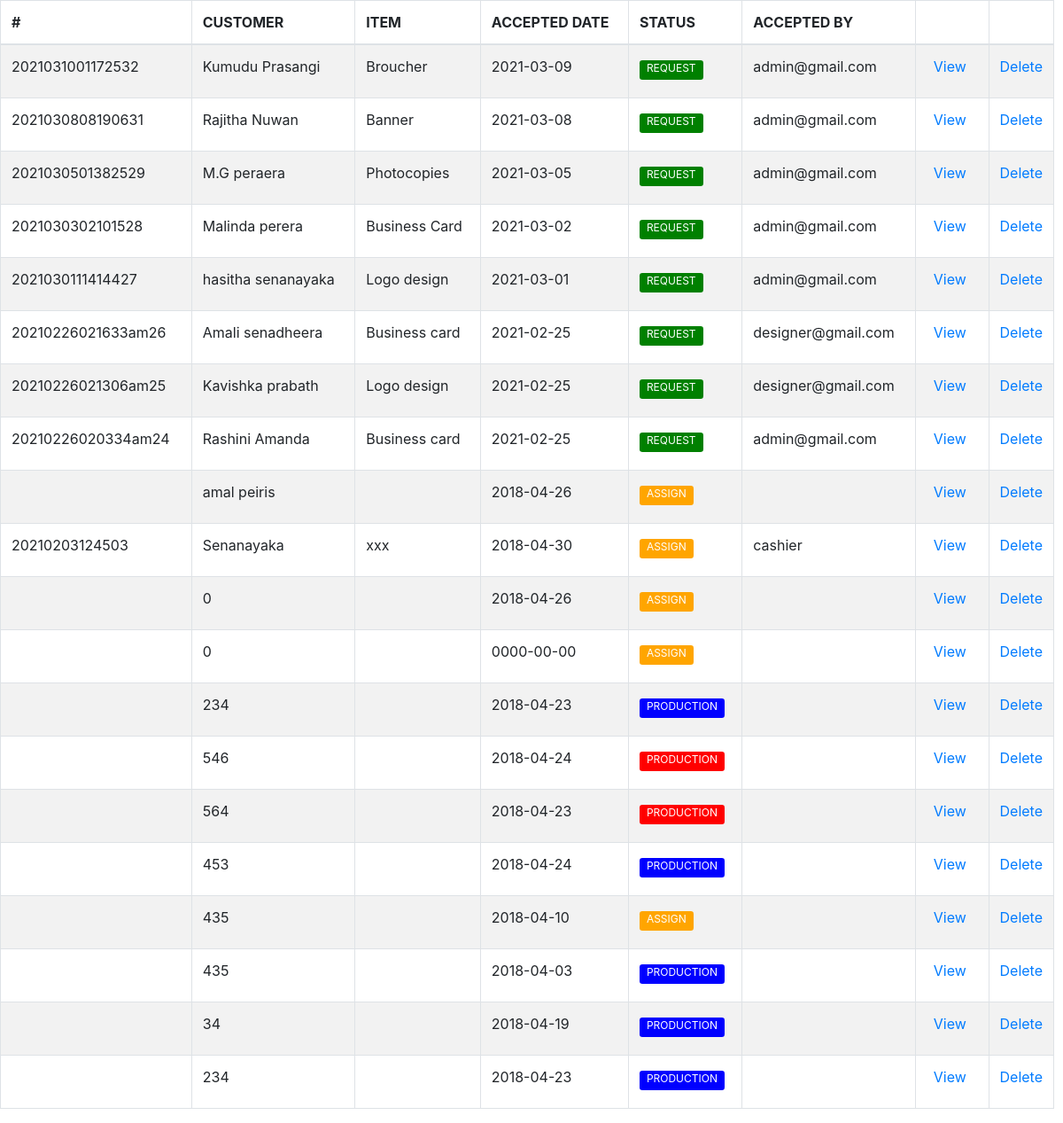
Page /tables/jobs_table.php (signed in) on the earlier database version.
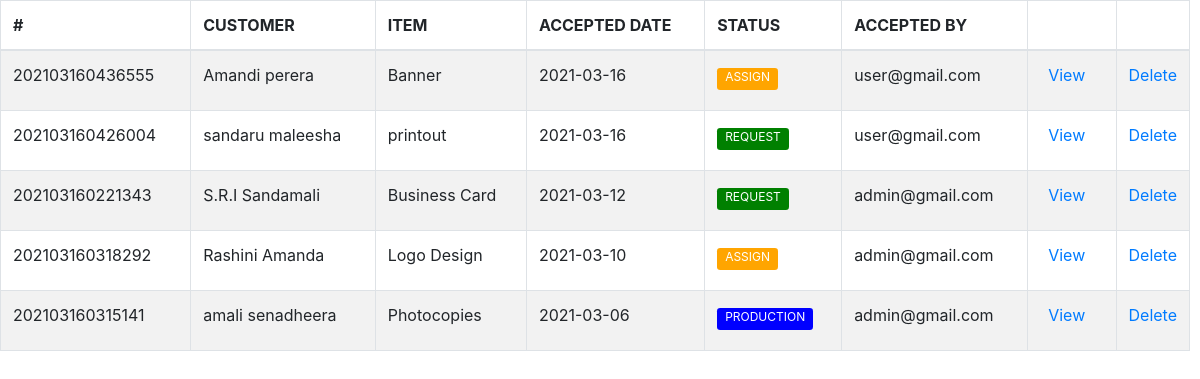
Same page on the later database version.
### tables this page shows
CREATE TABLE `jobs` (
  `id` int(11) NOT NULL,
  `job_no` varchar(100) NOT NULL,
  `customer` varchar(400) NOT NULL,
  `channel` varchar(100) NOT NULL,
  `job_type` varchar(100) NOT NULL,
  `product` varchar(100) NOT NULL,
  `category` varchar(100) NOT NULL,
  `material` varchar(64) NOT NULL,
  `size` varchar(50) NOT NULL,
  `bind` varchar(50) NOT NULL,
  `colour` text NOT NULL,
  `user_description` varchar(250) NOT NULL,
  `date` date NOT NULL,
  `quantity` decimal(10,2) NOT NULL,
  `budget` decimal(10,2) NOT NULL,
  `discount` decimal(10,2) NOT NULL,
  `discounted` decimal(10,2) NOT NULL,
  `ad_pay_amount` decimal(10,2) NOT NULL,
  `rest` decimal(10,2) NOT NULL,
  `admin_description` varchar(250) NOT NULL,
  `state` enum('request','design','production','reject','QA','complete','dispatch') NOT NULL,
  `accepted_by` varchar(100) NOT NULL,
  `checked_by` varchar(100) NOT NULL,
  `failed_reason` varchar(255) NOT NULL,
  `cash` decimal(10,2) NOT NULL,
  `change_amt` decimal(10,2) NOT NULL,
  `payment` decimal(10,2) NOT NULL,
  `dispatch_day` varchar(100) NOT NULL,
  `dispatch_year` varchar(10) NOT NULL,
  `dispatch_month` varchar(10) NOT NULL,
  `dispatched_by` varchar(150) NOT NULL
);

### tables/jobs_table.php (the view, shortened to what this page needs)
<!DOCTYPE html>
<html>
<head>
</head>
<body>
      <?php
      require '../include/config.php';
      if(isset($_POST["query"]))
      {
         $search =$_POST["query"];
         $query = "SELECT * FROM jobs WHERE job_no LIKE '%".$search."%' ";
      }
      else
      {
      $query = "SELECT * FROM jobs ORDER BY id DESC";
      }
      $result = mysqli_query($conn ,$query);
      if(mysqli_num_rows($result)>0)
      {
      ?>
 <div class="tablealign">
 <?php include('../include/head.php'); ?>
  <table id="example" class="table table-striped table-bordered" style="width:100%">
   <thead>
    <tr>
     <th>#</th>
     <th>CUSTOMER</th>
     <th>ITEM</th>
     <th>ACCEPTED DATE</th>
     <th>STATUS</th>
     <th>ACCEPTED BY</th>
     <th></th>
     <th></th>
    </tr>
   </thead>
   <tbody>
   <?php
   while($row = mysqli_fetch_array($result))
   {
    echo '
    <tr>
     <td>'.$row["job_no"].'</td>
     <td>'.$row["customer"].'</td>
     <td>'.$row["product"].'</td>
     <td>'.$row["date"].'</td>';
     if($row["state"]=="request"){
        echo
        '<td> <label class="btn-sm" style="background-color:green; border: 0px; color: #ffffff; font-size: 12px; padding-top: 0px;">'."REQUEST".'</label></td>';
     }else if($row["state"]=="design" || $row["state"]=="production" || $row["state"]=="QA"){
        echo
        '<td> <label class="btn-sm" style="background-color:orange; border: 0px; color: #ffffff; font-size: 12px; padding-top: 0px;">'."ASSIGN".'</label></td>';
     }else if($row["state"]=="dispatch"){
        echo
        '<td> <label class="btn-sm" style="background-color:red; border: 0px; color: #ffffff; font-size: 12px; padding-top: 0px;">'."PRODUCTION".'</label></td>';
     }else if($row["state"]=="complete"){
        echo
        '<td> <label class="btn-sm" style="background-color:blue; border: 0px; color: #ffffff; font-size: 12px; padding-top: 0px;">'."PRODUCTION".'</label></td>';
     }else if($row["state"]=="reject"){
        echo
        '<td> <label class="btn-sm" style="background-color:gray; border: 0px; color: #ffffff; font-size: 12px; padding-top: 0px;">'."REJECT".'</label></td>';
     }
    echo '
     <td>'.$row["accepted_by"].'</td>
      <td><button type="button"  id="' .$row["id"].'" name="'.$row["id"].'" class="btn btn-primary btn-sm view_data" data-toggle="modal" data-target="#myModaljobs" style="background-color: transparent; border: 0px; color: #007bff; font-size: 16px; padding-top: 0px;">View</button></td>
     <td style="width: 5%;"><a href="../controller/jobs_controller?j_delete_id='.$row["id"].'" onclick="confirmation(event)">Delete</a></td>
    </tr>
     ';
   }
   ?>
   </tbody>
  </table>
</div>
   <?php
  }
  else
  {
   echo 'Data Not Found';
  }
  ?>
  </body>
  </html>

Differences in the rows shown:
removed jobs: job_no "2021031001172532", customer "Kumudu Prasangi", product "Broucher", date "2021-03-09", state "REQUEST", accepted_by "admin@gmail.com"
removed jobs: job_no "2021030808190631", customer "Rajitha Nuwan", product "Banner", date "2021-03-08", state "REQUEST", accepted_by "admin@gmail.com"
removed jobs: job_no "2021030501382529", customer "M.G peraera", product "Photocopies", date "2021-03-05", state "REQUEST", accepted_by "admin@gmail.com"
removed jobs: job_no "2021030302101528", customer "Malinda perera", product "Business Card", date "2021-03-02", state "REQUEST", accepted_by "admin@gmail.com"
removed jobs: job_no "2021030111414427", customer "hasitha senanayaka", product "Logo design", date "2021-03-01", state "REQUEST", accepted_by "admin@gmail.com"
removed jobs: job_no "20210226021633am26", customer "Amali senadheera", product "Business card", date "2021-02-25", state "REQUEST", accepted_by "designer@gmail.com"
removed jobs: job_no "20210226021306am25", customer "Kavishka prabath", product "Logo design", date "2021-02-25", state "REQUEST", accepted_by "designer@gmail.com"
removed jobs: job_no "20210226020334am24", customer "Rashini Amanda", product "Business card", date "2021-02-25", state "REQUEST", accepted_by "admin@gmail.com"
removed jobs: customer "amal peiris", date "2018-04-26", state "ASSIGN"
removed jobs: job_no "20210203124503", customer "Senanayaka", product "xxx", date "2018-04-30", state "ASSIGN", accepted_by "cashier"
removed jobs: customer "0", date "2018-04-26", state "ASSIGN"
removed jobs: customer "0", date "0000-00-00", state "ASSIGN"
removed jobs: customer "234", date "2018-04-23", state "PRODUCTION"
removed jobs: customer "546", date "2018-04-24", state "PRODUCTION"
removed jobs: customer "564", date "2018-04-23", state "PRODUCTION"
removed jobs: customer "453", date "2018-04-24", state "PRODUCTION"
removed jobs: customer "435", date "2018-04-10", state "ASSIGN"
removed jobs: customer "435", date "2018-04-03", state "PRODUCTION"
removed jobs: customer "34", date "2018-04-19", state "PRODUCTION"
removed jobs: customer "234", date "2018-04-23", state "PRODUCTION"
added jobs: job_no "202103160436555", customer "Amandi perera", product "Banner", date "2021-03-16", state "ASSIGN", accepted_by "user@gmail.com"
added jobs: job_no "202103160426004", customer "sandaru maleesha", product "printout", date "2021-03-16", state "REQUEST", accepted_by "user@gmail.com"
added jobs: job_no "202103160221343", customer "S.R.I Sandamali", product "Business Card", date "2021-03-12", state "REQUEST", accepted_by "admin@gmail.com"
added jobs: job_no "202103160318292", customer "Rashini Amanda", product "Logo Design", date "2021-03-10", state "ASSIGN", accepted_by "admin@gmail.com"
added jobs: job_no "202103160315141", customer "amali senadheera", product "Photocopies", date "2021-03-06", state "PRODUCTION", accepted_by "admin@gmail.com"
